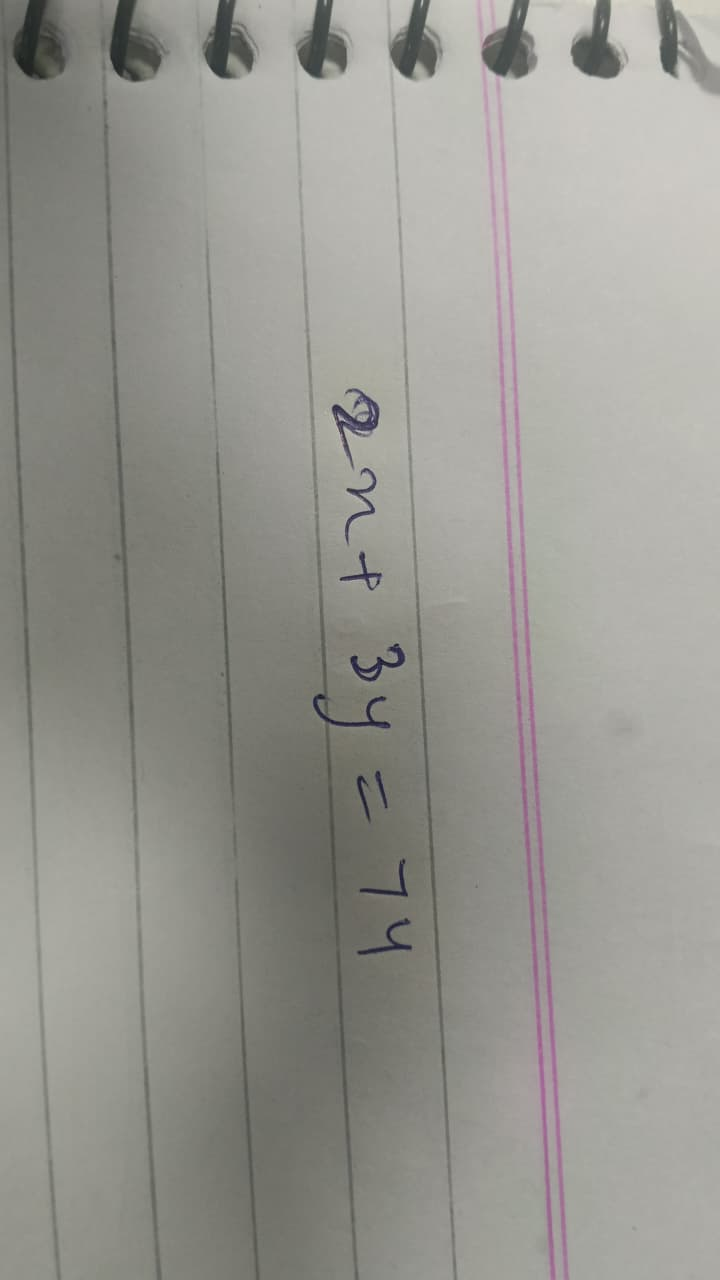
#> input picture test_photos/WhatsApp Image 2026-10-15 at 2.14.59 PM.jpeg, 720 x 1280 px
$ python test_prep_v2.py
#> lines starting #> are read from the running program, lines starting #| are printed output that depends on the picture; after the words box and inside, x2 and y2 are one past the last pixel; in counts of white or black regions, pixels touching at a corner belong together
import os
import cv2
import numpy as np
from PIL import Image, ImageDraw, ImageFont

def prep_v2(img: Image.Image, rotate: int = 0, margin: float = 0.12, max_side: int = 512):
    img = img.convert("RGB")
    if rotate:
        img = img.rotate(rotate, expand=True)
    w, h = img.size
    g = cv2.cvtColor(np.array(img), cv2.COLOR_RGB2GRAY)

    # 1. Polarity detection (dark background like blackboards)
    bw_margin = max(5, int(w * 0.05))
    bh_margin = max(5, int(h * 0.05))
    border = np.concatenate([g[:bh_margin, :].ravel(), g[-bh_margin:, :].ravel(),
                             g[:, :bw_margin].ravel(), g[:, -bw_margin:].ravel()])
    if np.median(border) < 110:
        g = cv2.bitwise_not(g)

    # 2. Low-frequency shadow removal: large blur subtraction
    k_blur = max(31, int(min(w, h) * 0.22) | 1)
    blur = cv2.GaussianBlur(g, (k_blur, k_blur), 0)
    diff = cv2.subtract(blur, g)
    diff_norm = cv2.normalize(diff, None, 0, 255, cv2.NORM_MINMAX)

    # Otsu threshold on difference
    t, _ = cv2.threshold(diff_norm, 0, 255, cv2.THRESH_BINARY + cv2.THRESH_OTSU)
    ink = (diff_norm >= max(12, int(t * 0.45))).astype(np.uint8) * 255

    # Remove thin ruled lines before connected components
    line_w = max(40, int(w * 0.25))
    line_h = max(40, int(h * 0.25))
    lines_h = cv2.morphologyEx(ink, cv2.MORPH_OPEN, cv2.getStructuringElement(cv2.MORPH_RECT, (line_w, 1)))
    lines_v = cv2.morphologyEx(ink, cv2.MORPH_OPEN, cv2.getStructuringElement(cv2.MORPH_RECT, (1, line_h)))
    ink = cv2.subtract(ink, cv2.bitwise_or(lines_h, lines_v))

    n, lab, stats, cents = cv2.connectedComponentsWithStats(ink, connectivity=8)
    if n <= 1:
        out = img.copy()
        out.warning = "Couldn't isolate the handwriting. Retake on plain paper with some space around it."
        out.crop_box = (0, 0, w, h)
        out.ink_box = (0, 0, w, h)
        return out

    # 3. Discard components touching border that are large or long (page edge, desk, shadow)
    keep_mask = np.ones(n, dtype=bool)
    keep_mask[0] = False

    for i in range(1, n):
        x, y, cw, ch, area = stats[i]
        touches_border = (x <= 1 or y <= 1 or x + cw >= w - 1 or y + ch >= h - 1)
        long_side = max(cw, ch)
        short_side = max(min(cw, ch), 1)
        aspect = long_side / short_side

        # Ruled line segment / hairline check
        if aspect > 5.5 and long_side > 60:
            keep_mask[i] = False
            continue

        # Tiny specks
        if area < 5:
            keep_mask[i] = False
            continue

        # Border components
        if touches_border:
            # Clearly text-sized: small dimension and area
            is_text_sized = (cw <= 0.10 * w and ch <= 0.10 * h and area <= 0.003 * (w * h) and aspect < 4.0)
            if not is_text_sized:
                keep_mask[i] = False

    candidate_indices = [i for i in range(1, n) if keep_mask[i]]
    if not candidate_indices:
        out = img.copy()
        out.warning = "Couldn't isolate the handwriting. Retake on plain paper with some space around it."
        out.crop_box = (0, 0, w, h)
        out.ink_box = (0, 0, w, h)
        return out

    # Median height of text-like components
    heights = [stats[i, cv2.CC_STAT_HEIGHT] for i in candidate_indices if stats[i, cv2.CC_STAT_AREA] >= 15]
    if not heights:
        heights = [stats[i, cv2.CC_STAT_HEIGHT] for i in candidate_indices]
    med_h = max(10, np.median(heights))

    # Keep components within plausible height range
    text_indices = [i for i in candidate_indices if 0.20 * med_h <= stats[i, cv2.CC_STAT_HEIGHT] <= 4.0 * med_h]
    if not text_indices:
        text_indices = candidate_indices

    # Text orientation & dominant cluster
    y_cents = [cents[i][1] for i in text_indices]
    x_cents = [cents[i][0] for i in text_indices]

    is_horizontal = (np.std(x_cents) >= np.std(y_cents))

    if is_horizontal:
        # Cluster horizontally into 1 or 2 lines
        bin_h = max(12, int(med_h * 1.5))
        hist, bin_edges = np.histogram(y_cents, bins=max(5, int(h / bin_h)))
        peak_idx = np.argmax(hist)
        line_y1 = (bin_edges[peak_idx] + bin_edges[peak_idx + 1]) / 2.0

        # Check second line
        hist_copy = hist.copy()
        hist_copy[max(0, peak_idx - 2):min(len(hist), peak_idx + 3)] = 0
        peak2_idx = np.argmax(hist_copy)
        if hist_copy[peak2_idx] >= max(2, int(0.25 * hist[peak_idx])):
            line_y2 = (bin_edges[peak2_idx] + bin_edges[peak2_idx + 1]) / 2.0
            def in_line(cy):
                return abs(cy - line_y1) <= 2.2 * med_h or abs(cy - line_y2) <= 2.2 * med_h
            num_lines = 2
        else:
            def in_line(cy):
                return abs(cy - line_y1) <= 2.2 * med_h
            num_lines = 1

        cluster_indices = [i for i in candidate_indices if in_line(cents[i][1])]
    else:
        # Vertical text line
        bin_w = max(12, int(med_h * 1.5))
        hist, bin_edges = np.histogram(x_cents, bins=max(5, int(w / bin_w)))
        peak_idx = np.argmax(hist)
        line_x = (bin_edges[peak_idx] + bin_edges[peak_idx + 1]) / 2.0
        num_lines = 1
        cluster_indices = [i for i in candidate_indices if abs(cents[i][0] - line_x) <= 2.2 * med_h]

    if not cluster_indices:
        cluster_indices = text_indices

    # Check if text-sized ink itself reaches the photo border
    writing_touches_border = False
    for i in cluster_indices:
        x, y, cw, ch, _ = stats[i]
        if x <= 1 or y <= 1 or x + cw >= w - 1 or y + ch >= h - 1:
            writing_touches_border = True
            break

    # Union bounding box across cluster
    min_x = min(stats[i, cv2.CC_STAT_LEFT] for i in cluster_indices)
    max_x = max(stats[i, cv2.CC_STAT_LEFT] + stats[i, cv2.CC_STAT_WIDTH] for i in cluster_indices)
    min_y = min(stats[i, cv2.CC_STAT_TOP] for i in cluster_indices)
    max_y = max(stats[i, cv2.CC_STAT_TOP] + stats[i, cv2.CC_STAT_HEIGHT] for i in cluster_indices)

    ink_w = max_x - min_x
    ink_h = max_y - min_y

    # Pad every side by max(10 px, 12% of ink height)
    pad = max(10, int(round(margin * ink_h)))
    crop_x0 = max(0, min_x - pad)
    crop_y0 = max(0, min_y - pad)
    crop_x1 = min(w, max_x + pad)
    crop_y1 = min(h, max_y + pad)

    # 4. Clipping Guard: Thin ring just OUTSIDE the crop box
    ring_thick = max(2, int(0.02 * ink_h))
    step = max(5, int(0.05 * ink_h))

    for _ in range(8):
        expanded = False
        # Left
        if crop_x0 > 0:
            rx0 = max(0, crop_x0 - ring_thick)
            if (ink[crop_y0:crop_y1, rx0:crop_x0] > 0).sum() > 10:
                crop_x0 = max(0, crop_x0 - step)
                expanded = True
        # Right
        if crop_x1 < w:
            rx1 = min(w, crop_x1 + ring_thick)
            if (ink[crop_y0:crop_y1, crop_x1:rx1] > 0).sum() > 10:
                crop_x1 = min(w, crop_x1 + step)
                expanded = True
        # Top
        if crop_y0 > 0:
            ry0 = max(0, crop_y0 - ring_thick)
            if (ink[ry0:crop_y0, crop_x0:crop_x1] > 0).sum() > 10:
                crop_y0 = max(0, crop_y0 - step)
                expanded = True
        # Bottom
        if crop_y1 < h:
            ry1 = min(h, crop_y1 + ring_thick)
            if (ink[crop_y1:ry1, crop_x0:crop_x1] > 0).sum() > 10:
                crop_y1 = min(h, crop_y1 + step)
                expanded = True
        if not expanded:
            break

    # If final box still covers > 85% of frame width AND height, treat detection as failed
    box_w = crop_x1 - crop_x0
    box_h = crop_y1 - crop_y0
    failed_isolation = (box_w > 0.85 * w and box_h > 0.85 * h)

    warning = None
    if failed_isolation:
        warning = "Couldn't isolate the handwriting. Retake on plain paper with some space around it."
        crop_x0, crop_y0, crop_x1, crop_y1 = 0, 0, w, h
    elif writing_touches_border:
        warning = "Writing touches the edge of the photo."

    crop = img.crop((crop_x0, crop_y0, crop_x1, crop_y1))

    # Proportional scaling
    s = max_side / max(crop.size)
    if s < 1.0:
        cw, ch = crop.width, crop.height
        best_w, best_h = max(1, int(round(cw * s))), max(1, int(round(ch * s)))
        best_diff = abs(best_w / cw - best_h / ch) / max(best_w / cw, best_h / ch)

        if cw >= ch:
            raw_h = max(1.0, ch * s)
            for dh in range(-2, 3):
                cand_h = max(1, int(round(raw_h)) + dh)
                cand_w = max(1, int(round(cand_h * cw / ch)))
                if cand_w <= max_side and cand_h <= max_side:
                    diff = abs(cand_w / cw - cand_h / ch) / max(cand_w / cw, cand_h / ch)
                    if diff < best_diff:
                        best_diff = diff
                        best_w, best_h = cand_w, cand_h
        else:
            raw_w = max(1.0, cw * s)
            for dw in range(-2, 3):
                cand_w = max(1, int(round(raw_w)) + dw)
                cand_h = max(1, int(round(cand_w * ch / cw)))
                if cand_w <= max_side and cand_h <= max_side:
                    diff = abs(cand_w / cw - cand_h / ch) / max(cand_w / cw, cand_h / ch)
                    if diff < best_diff:
                        best_diff = diff
                        best_w, best_h = cand_w, cand_h

        crop = crop.resize((best_w, best_h), Image.Resampling.LANCZOS)

    crop.warning = warning
    crop.crop_box = (crop_x0, crop_y0, crop_x1, crop_y1)
    crop.ink_box = (min_x, min_y, max_x, max_y)
    crop.num_lines = num_lines
    return crop

for p in [
    "test_photos/WhatsApp Image 2026-10-15 at 2.14.59 PM.jpeg",
    "test_photos/WhatsApp Image 2026-10-15 at 2.16.35 PM.jpeg",
    "test_photos/WhatsApp Image 2026-10-16 at 12.42.32 PM.jpeg"
]:
    im = Image.open(p)
#> im is the input picture: PIL image 720x1280 RGB; mean R, G, B 150.9, 150.1, 144.2
    w, h = im.size
    crop = prep_v2(im)
#> in prep_v2, `blur = cv2.GaussianBlur(g, (k_blur, k_blur), 0)`:
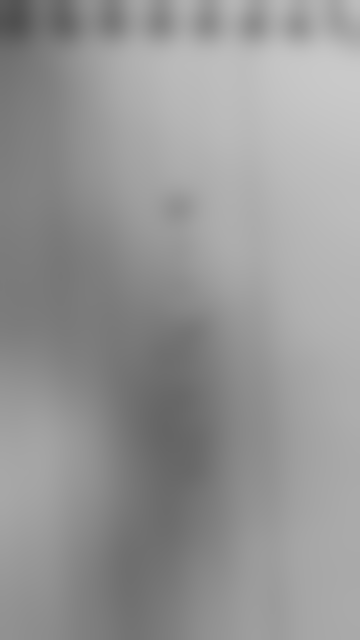
#> blur: shape (1280, 720) (shown at 1/2 size); min 80, max 201, mean 149.7
#> in prep_v2, `diff_norm = cv2.normalize(diff, None, 0, 255, cv2.NORM_MINMAX)`:
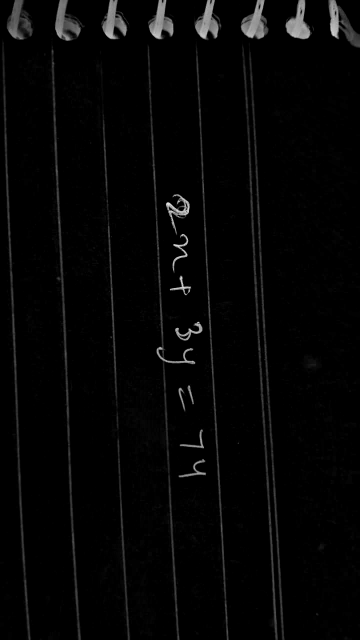
#> diff_norm: shape (1280, 720) (shown at 1/2 size); min 0, max 255, mean 5.3
#> in prep_v2, `t, _ = cv2.threshold(diff_norm, 0, 255, cv2.THRESH_BINARY + cv2.THRESH..`: t = 52
#> in prep_v2, `ink = (diff_norm >= max(12, int(t * 0.45))).astype(np.uint8) * 255`:
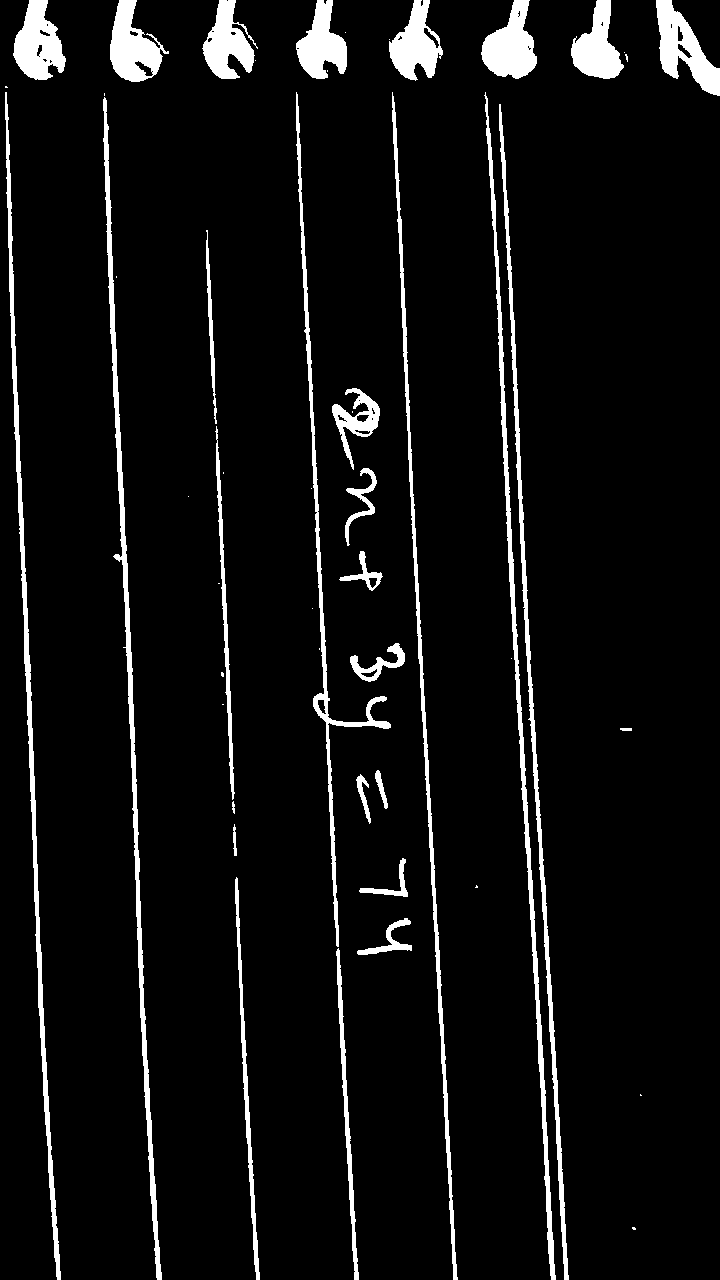
#> ink: shape (1280, 720); 6.4% white; 51 white regions (22 under 20 px), largest, box (x1, y1, x2, y2) and area: (103, 97, 162, 1280) 5657, (5, 92, 61, 1280) 5218, (484, 92, 556, 1280) 5155
#> in prep_v2, `n, lab, stats, cents = cv2.connectedComponentsWithStats(ink, connectiv..`:
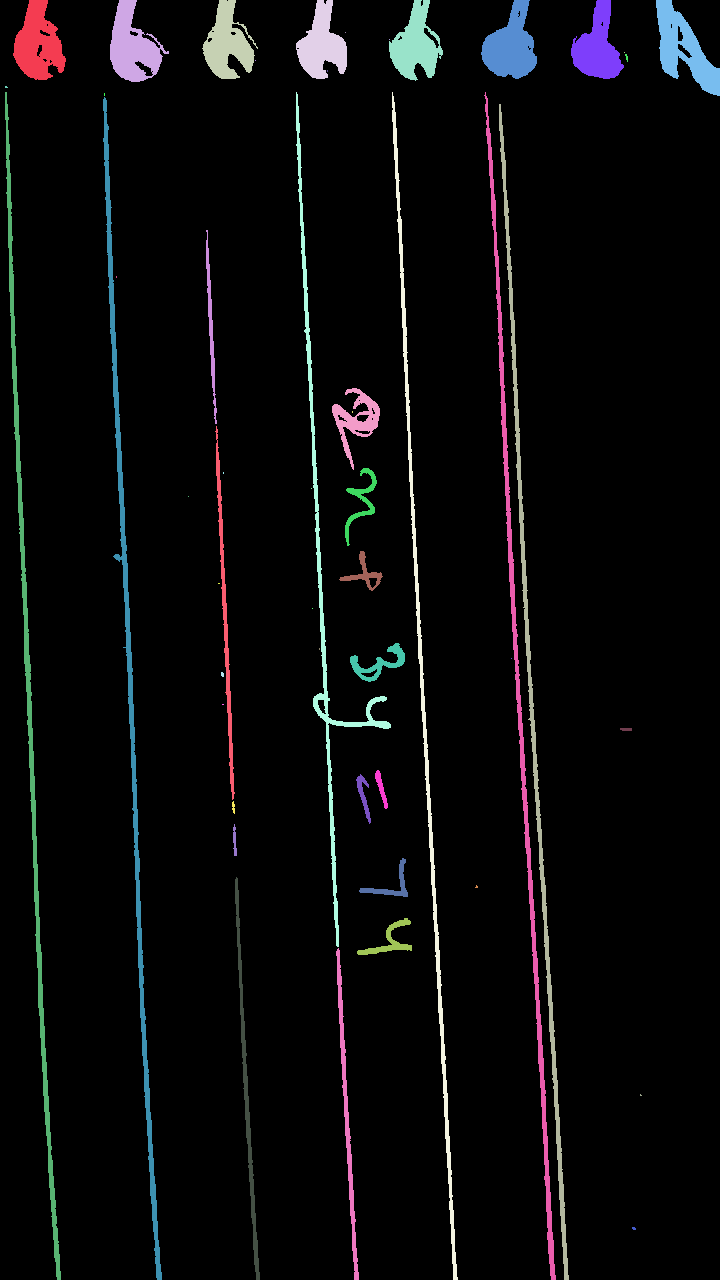
#> lab: shape (1280, 720) int32; 52 distinct labels, from 0 to 51; one colour per label, 0 black
#> in prep_v2, `n, lab, stats, cents = cv2.connectedComponentsWithStats(ink, connectiv..`: stats = 52 rows, first 6: [0, 0, 720, 1280, 862818], [13, 0, 53, 80, 2640], [110, 0, 59, 82, 2617], [202, 0, 56, 79, 2371], [296, 0, 51, 79, 2322], [389, 0, 54, 81, 2390]; cents = 52 pairs, first value 5.8 to 683.5, second value 32 to 1228
#> the loop in prep_v2, `for i in range(1, n):` made 51 passes
#> (x, y, cw, ch, area, touches_border, long_side, short_side) on passes 1 to 8: (13, 0, 53, 80, 2640, True, 80, 53), (110, 0, 59, 82, 2617, True, 82, 59), (202, 0, 56, 79, 2371, True, 79, 56), (296, 0, 51, 79, 2322, True, 79, 51), (389, 0, 54, 81, 2390, True, 81, 54), (481, 0, 56, 79, 2668, True, 79, 56), (571, 0, 53, 79, 2329, True, 79, 53), (656, 0, 64, 96, 2806, True, 96, 64)
#> in prep_v2, `candidate_indices = [i for i in range(1, n) if keep_mask[i]]`: candidate_indices = [1, 2, 3, 4, 5, 6, 7, 12, 15, 25, 28, 32, 35, 38, 40, 41, 42, 43, 44, 45, 47, 48, 51]
#> in prep_v2, `heights = [stats[i, cv2.CC_STAT_HEIGHT] for i in candidate_indices if ..`: heights = [80, 82, 79, 79, 81, 79, 79, 82, 78, 40, 39, 3, 39, 50, 13, 32, 39, 37]
#> in prep_v2, `med_h = max(10, np.median(heights))`: med_h = 64
#> in prep_v2, `text_indices = [i for i in candidate_indices if 0.20 * med_h <= stats[..`: text_indices = [1, 2, 3, 4, 5, 6, 7, 25, 28, 32, 35, 41, 42, 43, 44, 45, 48]
#> in prep_v2, `y_cents = [cents[i][1] for i in text_indices]`: y_cents = [43.43, 46.13, 43.27, 44.2, 44.51, 45.76, 46.65, 419, 500.5, 573.6, 663.3, 787.9, 795, 806.9, 840.6, 884.8, 940.5]
#> in prep_v2, `x_cents = [cents[i][0] for i in text_indices]`: x_cents = [37.75, 132.1, 227.1, 321.5, 415.3, 510.5, 597.1, 356.1, 360.9, 363.9, 378.3, 380.9, 363.1, 233.1, 234.3, 390.7, 389.2]
#> in prep_v2, `is_horizontal = (np.std(x_cents) >= np.std(y_cents))`: is_horizontal = False
#> in prep_v2, `bin_w = max(12, int(med_h * 1.5))`: bin_w = 96
#> in prep_v2, `hist, bin_edges = np.histogram(x_cents, bins=max(5, int(w / bin_w)))`: hist = [1, 1, 3, 2, 8, 1, 1]; bin_edges = [37.75, 117.7, 197.6, 277.5, 357.4, 437.3, 517.2, 597.1]
#> in prep_v2, `peak_idx = np.argmax(hist)`: peak_idx = 4
#> in prep_v2, `line_x = (bin_edges[peak_idx] + bin_edges[peak_idx + 1]) / 2.0`: line_x = 397.3
#> in prep_v2, `cluster_indices = [i for i in candidate_indices if abs(cents[i][0] - l..`: cluster_indices = [4, 5, 6, 25, 28, 32, 35, 41, 42, 45, 47, 48]
#> the loop in prep_v2, `for i in cluster_indices:` made 1 pass
#> (i, x, y, cw, ch, writing_touches_border) on pass 1: (4, 296, 0, 51, 79, True)
#> in prep_v2, `min_x = min(stats[i, cv2.CC_STAT_LEFT] for i in cluster_indices)`: min_x = 296
#> in prep_v2, `max_x = max(stats[i, cv2.CC_STAT_LEFT] + stats[i, cv2.CC_STAT_WIDTH] f..`: max_x = 537
#> in prep_v2, `min_y = min(stats[i, cv2.CC_STAT_TOP] for i in cluster_indices)`: min_y = 0
#> in prep_v2, `max_y = max(stats[i, cv2.CC_STAT_TOP] + stats[i, cv2.CC_STAT_HEIGHT] f..`: max_y = 955
#> in prep_v2, `ink_w = max_x - min_x`: ink_w = 241
#> in prep_v2, `ink_h = max_y - min_y`: ink_h = 955
#> in prep_v2, `pad = max(10, int(round(margin * ink_h)))`: pad = 115
#> in prep_v2, `crop_x0 = max(0, min_x - pad)`: crop_x0 = 181
#> in prep_v2, `crop_y0 = max(0, min_y - pad)`: crop_y0 = 0
#> in prep_v2, `crop_x1 = min(w, max_x + pad)`: crop_x1 = 652
#> in prep_v2, `crop_y1 = min(h, max_y + pad)`: crop_y1 = 1070
#> in prep_v2, `ring_thick = max(2, int(0.02 * ink_h))`: ring_thick = 19
#> in prep_v2, `step = max(5, int(0.05 * ink_h))`: step = 47
#> the loop in prep_v2, `for _ in range(8):` made 6 passes
#> (rx0, crop_x0, rx1, crop_x1, ry1, crop_y1) on passes 1 to 2: (162, 134, 671, 699, 1089, 1117), (115, 87, 718, 720, 1136, 1164)
#> after the loop in prep_v2, `for _ in range(8):`: crop_x0 = 87; crop_x1 = 720; crop_y0 = 0; crop_y1 = 1280; rx0 = 68; rx1 = 718; ry1 = 1277
#> in prep_v2, `box_w = crop_x1 - crop_x0`: box_w = 633
#> in prep_v2, `box_h = crop_y1 - crop_y0`: box_h = 1280
#> in prep_v2, `failed_isolation = (box_w > 0.85 * w and box_h > 0.85 * h)`: failed_isolation = True
#> in prep_v2, `crop.ink_box = (min_x, min_y, max_x, max_y)`: crop.ink_box = (296, 0, 537, 955)
    box = crop.crop_box
#> box = (0, 0, 720, 1280)
    area_pct = ((box[2] - box[0]) * (box[3] - box[1])) / (w * h) * 100
#> area_pct = 100
    print(f"{p} ({w}x{h}): box={box}, final_size={crop.size}, area={area_pct:.1f}%, warn={crop.warning}")
#| test_photos/WhatsApp Image 2026-10-15 at 2.14.59 PM.jpeg (720x1280): box=(0, 0, 720, 1280), final_size=(288, 512), area=100.0%, warn=Couldn't isolate the handwriting. Retake on plain paper with some space around it.
